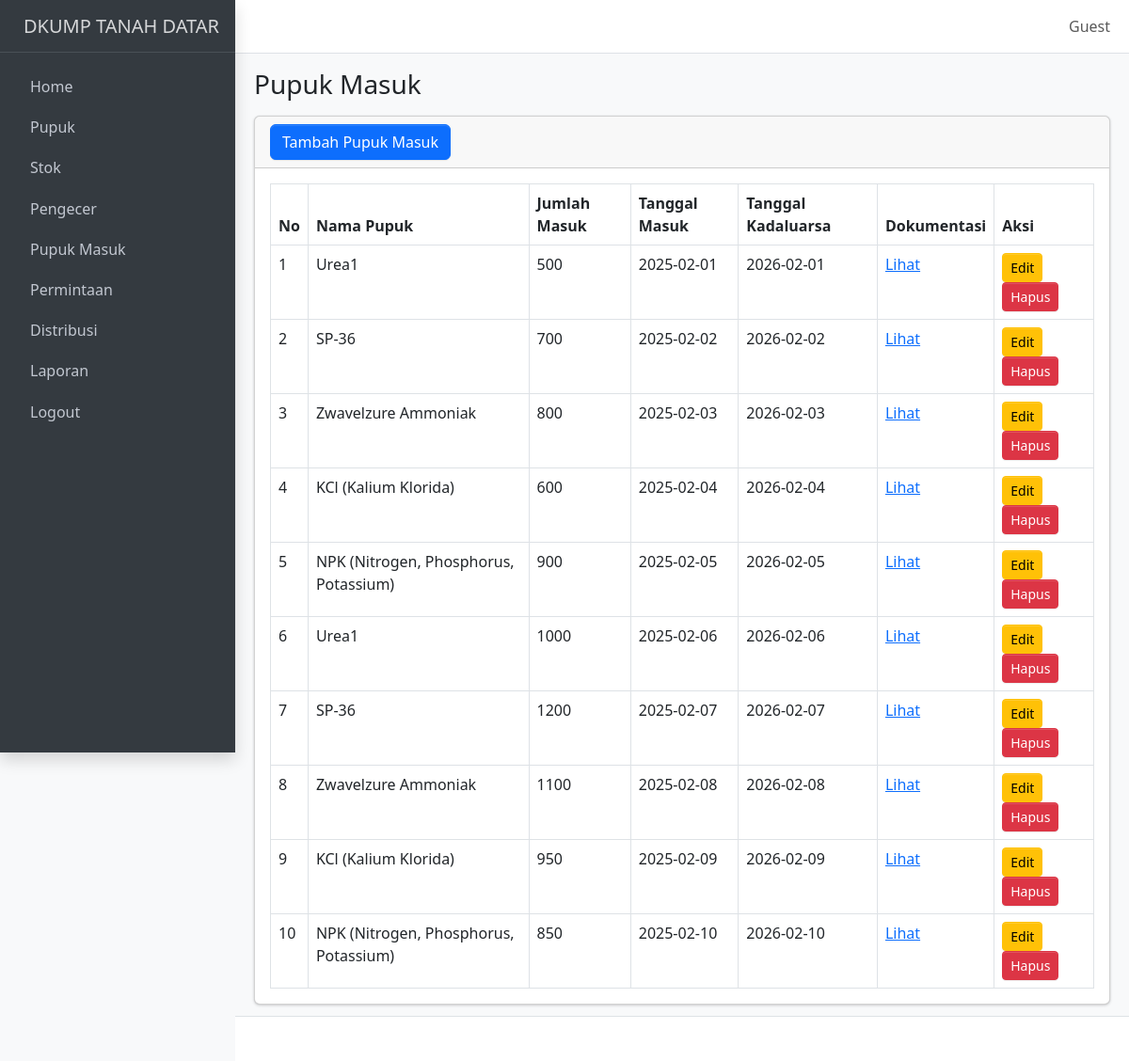
The page /pupuk_masuk.php on the database its author committed.
### tables this page shows
CREATE TABLE `pupuk_masuk` (
  `id_pupuk_masuk` int NOT NULL,
  `id_pupuk` int NOT NULL,
  `jumlah_masuk` int NOT NULL,
  `tanggal_masuk` date NOT NULL,
  `tanggal_kadaluarsa` date NOT NULL,
  `dokumentasi` varchar(255) DEFAULT NULL
);

CREATE TABLE `pupuk` (
  `id_pupuk` int NOT NULL,
  `nama_pupuk` varchar(255) NOT NULL,
  `satuan` varchar(50) NOT NULL,
  `harga` decimal(15,2) NOT NULL
);

### pupuk_masuk.php (the view, shortened to what this page needs)
<?php include 'template/header.php'; ?>
<body class="layout-fixed sidebar-expand-lg bg-body-tertiary">
    <div class="app-wrapper">
        <?php include 'template/navbar.php'; ?>
        <?php include 'template/sidebar.php'; ?>
        <main class="app-main">
            <div class="app-content-header">
                <div class="container-fluid">
                    <div class="row">
                        <div class="col-sm-6">
                            <h3 class="mb-0">Pupuk Masuk</h3>
                        </div>
                    </div>
                </div>
            </div>
            <div class="app-content">
                <div class="container-fluid">
                    <div class="card">
                        <div class="card-header d-flex justify-content-between align-items-center">
                            <button class="btn btn-primary" data-bs-toggle="modal" data-bs-target="#modalTambahPupukMasuk">Tambah Pupuk Masuk</button>
                        </div>
                        <div class="card-body">
                            <?php
                            include 'koneksi.php';
                            $query = "SELECT pm.id_pupuk_masuk, p.nama_pupuk, pm.jumlah_masuk, pm.tanggal_masuk, pm.tanggal_kadaluarsa, pm.dokumentasi
              FROM pupuk_masuk pm
              JOIN pupuk p ON pm.id_pupuk = p.id_pupuk";
                            $result = $koneksi->query($query);
                            $no = 1;
                            if ($result->num_rows > 0) {
                                echo "<table class='table table-bordered'>";
                                echo "<thead>
                <tr>
                    <th>No</th>
                    <th>Nama Pupuk</th>
                    <th>Jumlah Masuk</th>
                    <th>Tanggal Masuk</th>
                    <th>Tanggal Kadaluarsa</th>
                    <th>Dokumentasi</th>
                    <th>Aksi</th>
                </tr>
              </thead>";
                                echo "<tbody>";
                                while ($row = $result->fetch_assoc()) {
                                    echo "<tr>
                    <td>{$no}</td>
                    <td>{$row['nama_pupuk']}</td>
                    <td>{$row['jumlah_masuk']}</td>
                    <td>{$row['tanggal_masuk']}</td>
                    <td>{$row['tanggal_kadaluarsa']}</td>
                    <td><a href='uploads/{$row['dokumentasi']}' target='_blank'>Lihat</a></td>
                    <td>
                        <button class='btn btn-warning btn-sm' data-bs-toggle='modal' data-bs-target='#modalEditPupukMasuk{$row['id_pupuk_masuk']}'>Edit</button>
                        <a href='crud/hapus_pupuk_masuk.php?id={$row['id_pupuk_masuk']}' onclick='return confirm(\"Apakah Anda yakin ingin menghapus data ini?\")' class='btn btn-danger btn-sm'>Hapus</a>
                    </td>
                  </tr>";
                                    $no++;
                                }
                                echo "</tbody></table>";
                            } else {
                                echo "<p class='text-center'>Tidak ada data pupuk masuk.</p>";
                            }
                            ?>
                        </div>
                    </div>
                </div>
            </div>
        </main>
        <footer class="app-footer">
        </footer>
    </div>
</body>
</html>

### rows shown on the page
pupuk_masuk: id_pupuk.nama_pupuk "Urea1", jumlah_masuk "500", tanggal_masuk "2025-02-01", tanggal_kadaluarsa "2026-02-01"
pupuk_masuk: id_pupuk.nama_pupuk "SP-36", jumlah_masuk "700", tanggal_masuk "2025-02-02", tanggal_kadaluarsa "2026-02-02"
pupuk_masuk: id_pupuk.nama_pupuk "Zwavelzure Ammoniak", jumlah_masuk "800", tanggal_masuk "2025-02-03", tanggal_kadaluarsa "2026-02-03"
pupuk_masuk: id_pupuk.nama_pupuk "KCl (Kalium Klorida)", jumlah_masuk "600", tanggal_masuk "2025-02-04", tanggal_kadaluarsa "2026-02-04"
pupuk_masuk: id_pupuk.nama_pupuk "NPK (Nitrogen, Phosphorus, Potassium)", jumlah_masuk "900", tanggal_masuk "2025-02-05", tanggal_kadaluarsa "2026-02-05"
pupuk_masuk: id_pupuk.nama_pupuk "Urea1", jumlah_masuk "1000", tanggal_masuk "2025-02-06", tanggal_kadaluarsa "2026-02-06"
pupuk_masuk: id_pupuk.nama_pupuk "SP-36", jumlah_masuk "1200", tanggal_masuk "2025-02-07", tanggal_kadaluarsa "2026-02-07"
pupuk_masuk: id_pupuk.nama_pupuk "Zwavelzure Ammoniak", jumlah_masuk "1100", tanggal_masuk "2025-02-08", tanggal_kadaluarsa "2026-02-08"
pupuk_masuk: id_pupuk.nama_pupuk "KCl (Kalium Klorida)", jumlah_masuk "950", tanggal_masuk "2025-02-09", tanggal_kadaluarsa "2026-02-09"
pupuk_masuk: id_pupuk.nama_pupuk "NPK (Nitrogen, Phosphorus, Potassium)", jumlah_masuk "850", tanggal_masuk "2025-02-10", tanggal_kadaluarsa "2026-02-10"

### other values the page prints
$_SESSION['nama_lengkap'] "Guest"
